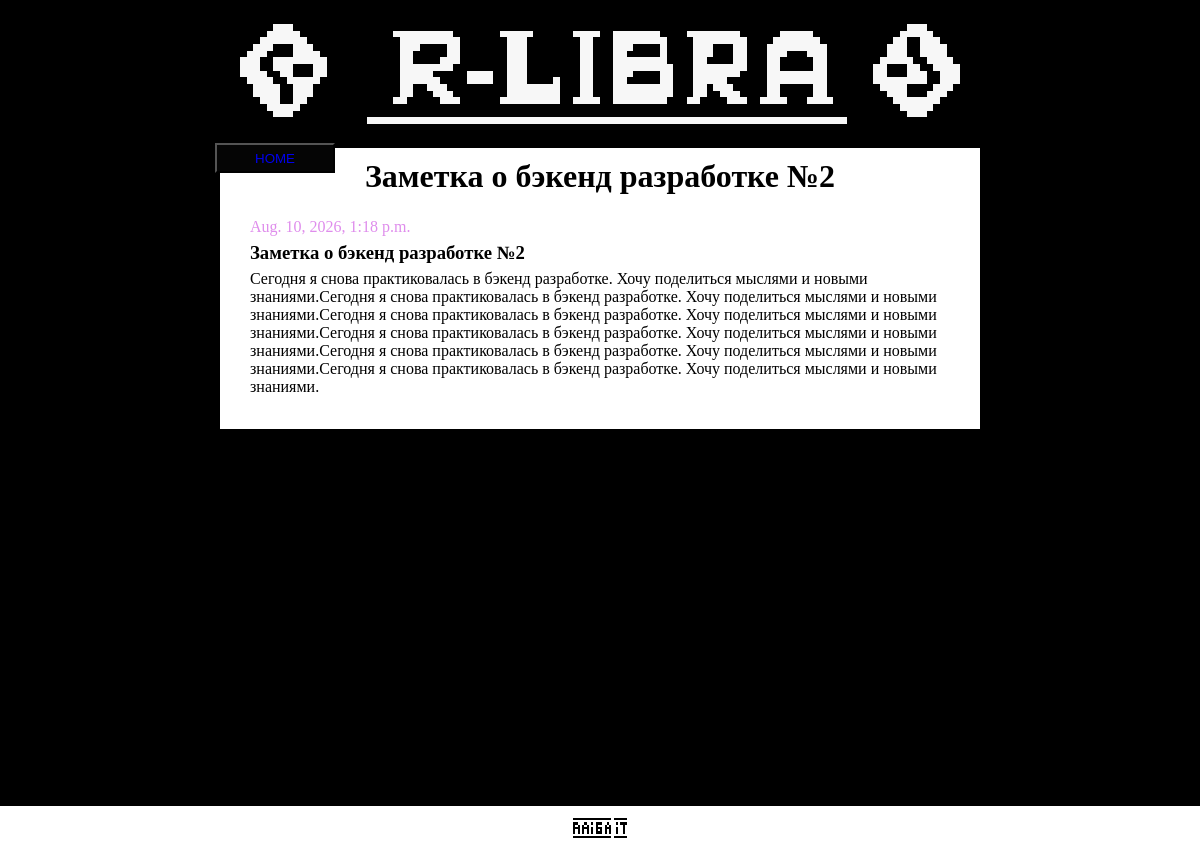
/note/3/, run on the app's committed database.
### note/models.py (models this page shows)
class Note(models.Model):
    name = models.CharField("name note", max_length=200)
    brief = models.TextField("brief note")
    text = models.TextField("text note")
    data = models.DateTimeField("data note", auto_now_add=True)

### note/views.py (the view)
# urls.py: path('note/<int:note_id>/', views.note_visibel, name='notes')
def note_visibel(request, note_id):
    note = get_object_or_404(Note, id=note_id)
    return render(request, 'note/index_note.html', {'noteid':note})

### note/templates/note/index_note.html
{% extends 'note/bas.html'%}
{% block body%}
    {% include 'note/blocks/note_text.html' with name_note=noteid.name data_note=noteid.data brief_note=noteid.name text_note=noteid.text %}
{% endblock%}

### note/templates/note/blocks/note_text.html
<div class="note_text">
    <button class="but"> <a href="{% url 'home'%}"> HOME</a></button>
    <h1>{{name_note}}</h1>
    <p class="data">{{data_note}}</p>
    <h3>{{brief_note}}</h3>
    <p>{{text_note}}</p>
</div>

### static/css/stile.css (style rules this page uses)
body { position: relative; background-color: rgb(0, 0, 0); display: flex; align-items: center; margin: 0; flex-direction: column; min-height: 100vh; }
.but { width: 120px; height: 30px; }
.create_note .but, .note_text .but { background-color: rgb(5, 5, 5); margin: -35px -35px; }
a { text-decoration: none; }
.note_text { display: flex; flex-direction: column; background-color: rgb(255, 255, 255); gap: 2%; padding:2.5%; width: 700px; height: auto; margin-bottom: 200px; }
.note_text h1 { text-align: center; margin: 20px 0px; }
.note_text p, .note_text h3 { margin: 3px 0px; }
.note_text .data { color: rgb(223, 141, 236); }

### data on the page
Note: name "Заметка о бэкенд разработке №2", data "Aug. 10, 2026, 1:18 p.m.", text "Сегодня я снова практиковалась в бэкенд разработке. Хочу поделиться мыслями и новыми знаниями.Сегодня я снова практиковалась в бэкенд разработке. Хочу поделиться мыслями и новыми знаниями.Сегодня я снова практиковалась в бэкенд разработке. Хочу поделиться мыслями и новыми знаниями.Сегодня я снова практиковалась в бэкенд разработке. Хочу поделиться мыслями и новыми знаниями.Сегодня я снова практиковалась в бэкенд разработке. Хочу поделиться мыслями и новыми знаниями.Сегодня я снова практиковалась в бэкенд разработке. Хочу поделиться мыслями и новыми знаниями."
